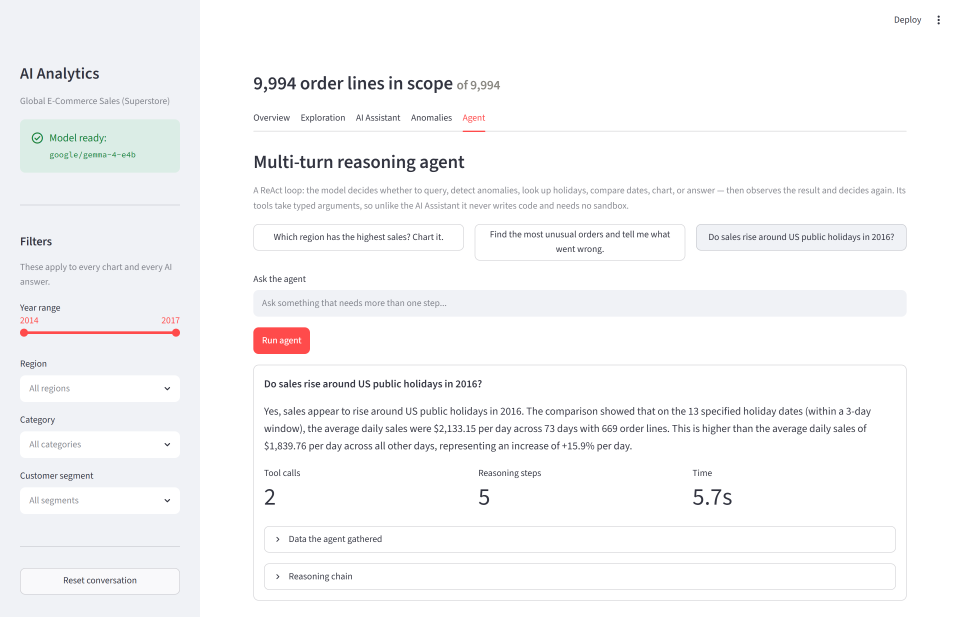
#> input picture report/figures/ui_agent.png, 2880 x 1850 px (shown at 1/3 size)
$ python -i capture_ui.py   (imports and definitions only)
#> lines starting #> are read from the running program, lines starting #| are printed output that depends on the picture; after the words box and inside, x2 and y2 are one past the last pixel; in counts of white or black regions, pixels touching at a corner belong together
"""Screenshot every tab of the running app for the written report (report section 7.1).

The chart figures come from `export_report_assets.py`, which renders Plotly objects
directly and never opens a browser. These are the complement: the actual interface,
with its filter panel, its tabs and its AI answers, which only exists in a browser.

Run:
    1. streamlit run app.py --server.port 8502 --server.headless true
    2. python -m scripts.capture_ui
Output: report/figures/ui_*.png

LM Studio must be running: the AI Assistant and Agent shots wait for a real answer
rather than photographing an empty tab. That is the point - a screenshot of the
interface with no output in it demonstrates nothing.
"""

from __future__ import annotations

import sys
from pathlib import Path

from PIL import Image
from playwright.sync_api import TimeoutError as PWTimeout
from playwright.sync_api import sync_playwright

URL = "http://localhost:8502"
OUT = Path("report/figures")

# 1440 wide: comfortably above the 1280px the brief asks the UI to support, and
# narrow enough that the sidebar and content still read at report scale.
VIEWPORT = {"width": 1440, "height": 1000}

# The model answers in seconds, not milliseconds. These waits are for a real
# answer to land, so they are generous on purpose.
ANSWER_TIMEOUT_MS = 180_000
SETTLE_MS = 2_500

# Breathing room left under the content when the blank page below it is cropped.
PAD_PX = 48


# [16 lines left out: function _wait_idle, not called in this run]


def _trim_dead_space(path: Path) -> tuple[int, int]:
    """Crop the empty page below the content. Returns the (before, after) height.

    Every shot is a fixed 1440x1000 viewport, so a tab whose content ends halfway
    down carries half a page of blank white into the report - and the report has a
    20-page ceiling. Only uniform background rows are removed: the scan starts to
    the right of the sidebar (which is a solid grey column full height, and would
    defeat a whole-row test) and stops at the last row holding anything.
    """
#> called with path = '../report/figures/ui_agent.png'
    image = Image.open(path).convert("RGB")
#> image is the input picture: PIL image 2880x1850 RGB; mean R, G, B 247.5, 247.6, 248.5
    width, height = image.size
#> width = 2880; height = 1850
    content = image.crop((int(width * 0.30), 0, width, height))  # skip the sidebar
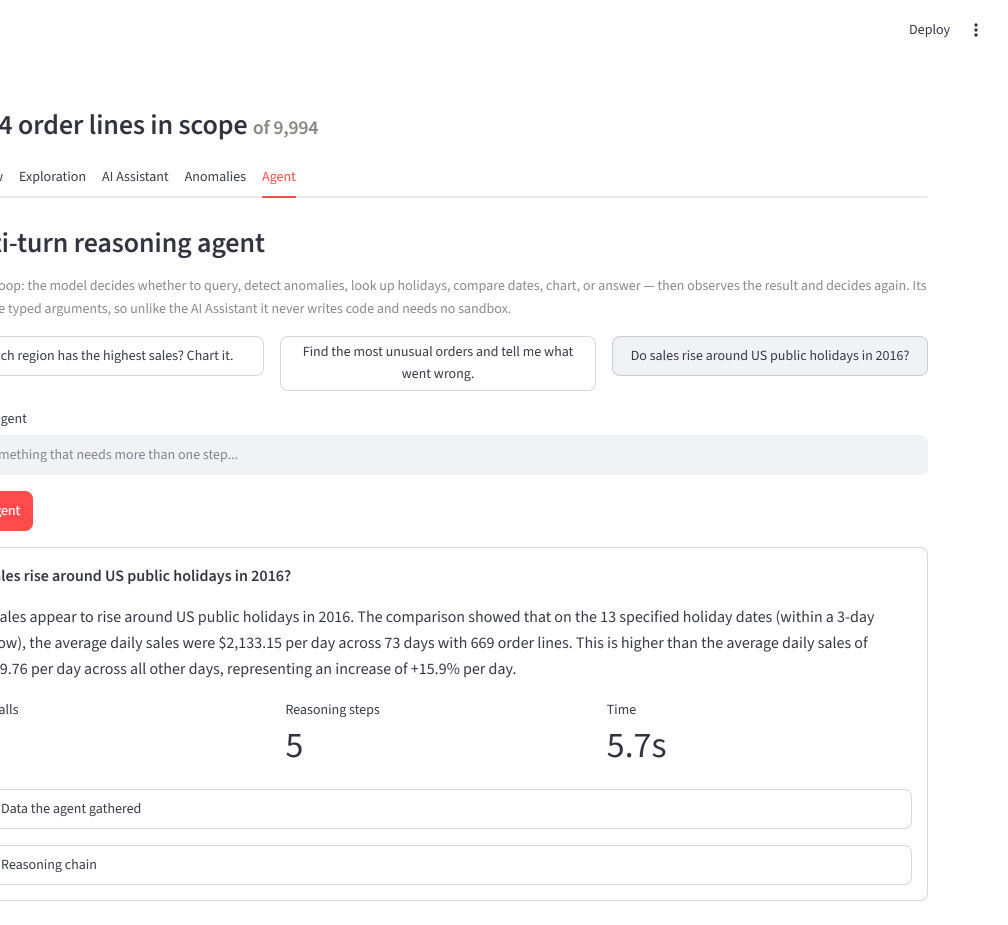
#> content: PIL image 2016x1850 RGB (shown at 1/2 size); mean R, G, B 250, 249.8, 250.3
    grey = content.convert("L")
    # Anything darker than near-white counts as content.
    mask = grey.point(lambda level: 0 if level > 244 else 255, mode="1")
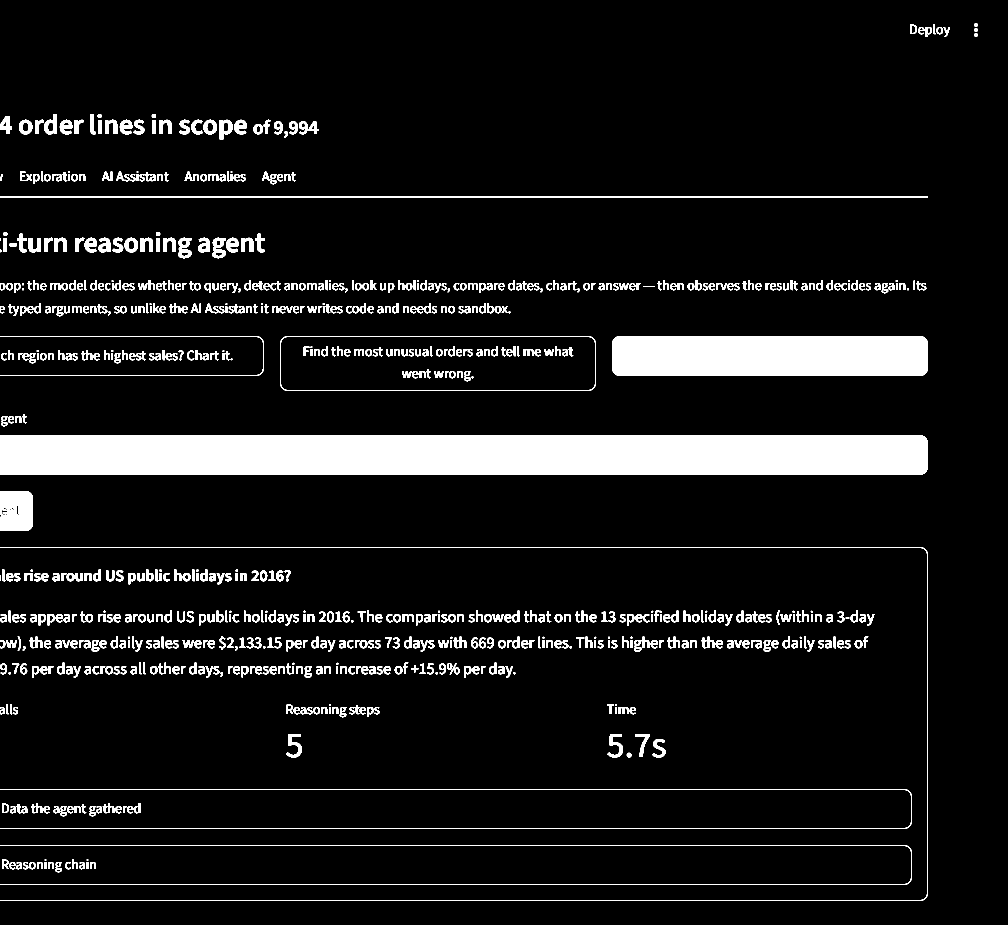
#> mask: PIL image 2016x1850 1 (shown at 1/2 size); 9.2% white; 810 white regions (50 under 20 px), largest, box (x1, y1, x2, y2) and area: (0, 870, 1856, 950) 148362, (1224, 672, 1856, 752) 50360, (0, 1094, 1856, 1802) 8818
    box = mask.getbbox()
#> box = (0, 46, 1956, 1802)
    if box is None:
        return height, height
    last_row = min(height, box[3] + PAD_PX)
#> last_row = 1850
    if last_row >= height:
        return height, height
    image.crop((0, 0, width, last_row)).save(path)
    return height, last_row


# [8 lines left out: function _shot, not called in this run]


def _open_tab(page, label: str) -> None:
    page.get_by_role("tab", name=label).click()
    _wait_idle(page)


# [68 lines left out: functions _try, main, not called in this run]


# [2 lines not run here, left out]

>>> result = _trim_dead_space('../report/figures/ui_agent.png')
#> result = (1850, 1850)

$ run again, on report/figures/ui_exploration.png
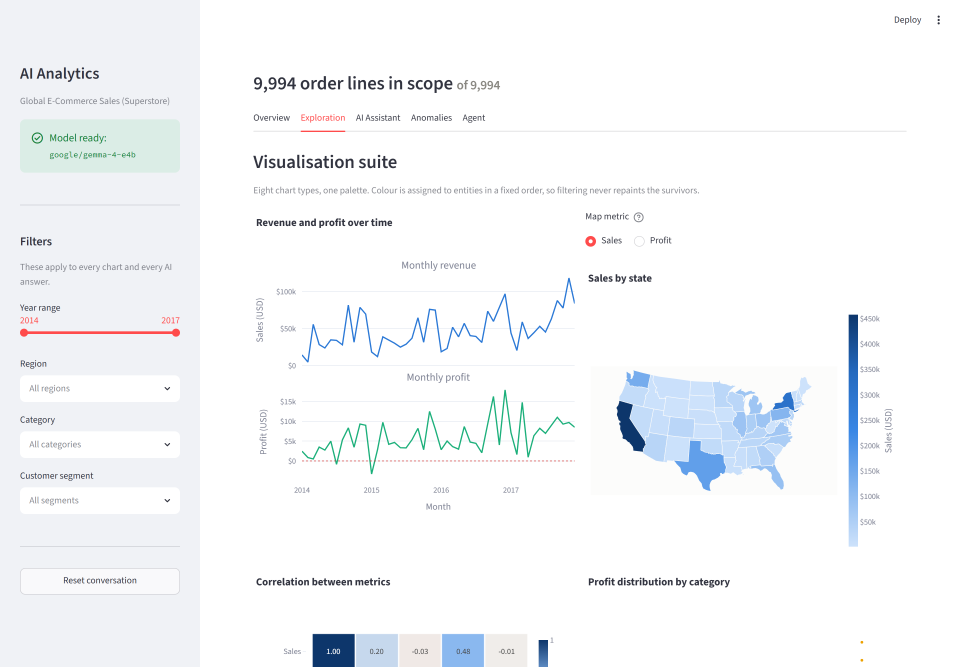
#> input picture report/figures/ui_exploration.png, 2880 x 2000 px (shown at 1/3 size)
#> in _trim_dead_space, image is the input picture: PIL image 2880x2000 RGB; mean R, G, B 245.6, 247.4, 249.5
#> in _trim_dead_space, `grey = content.convert("L")`:
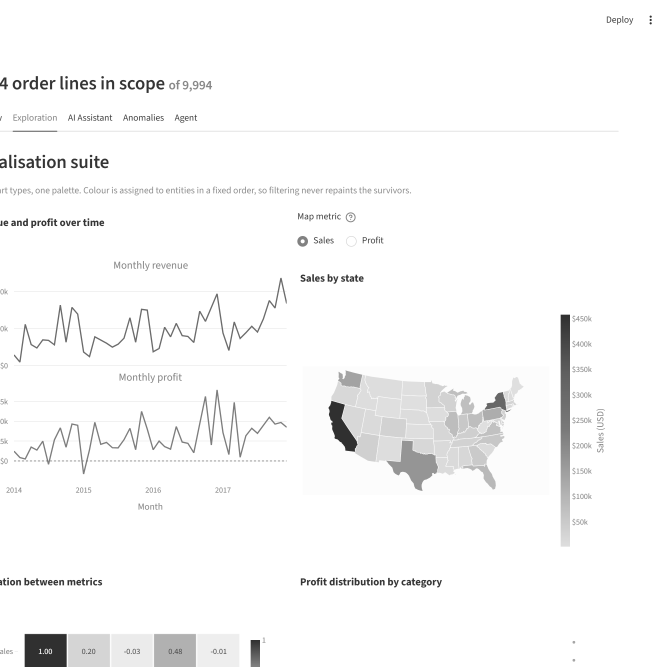
#> grey: PIL image 2016x2000 L (shown at 1/3 size); min 48, max 255, mean 248.6
#> in _trim_dead_space, `mask = grey.point(lambda level: 0 if level > 244 else 255, mode="1")`:
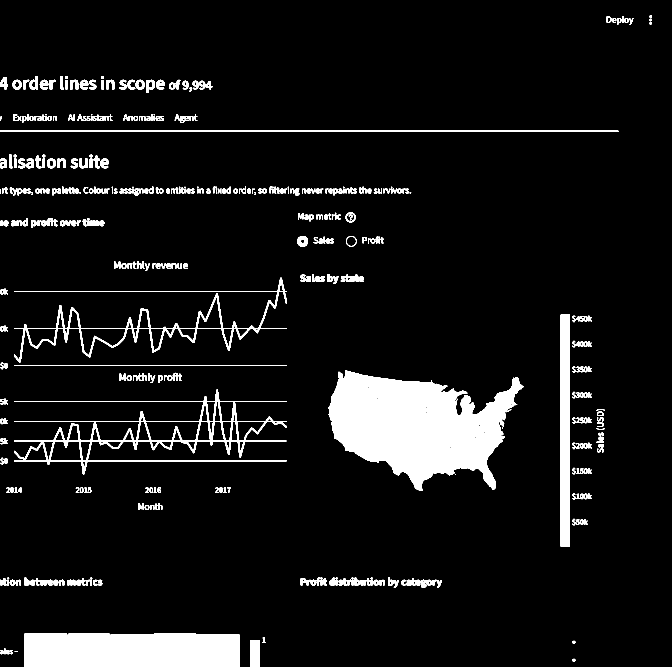
#> mask: PIL image 2016x2000 1 (shown at 1/3 size); 7.6% white; 438 white regions (19 under 20 px), largest, box (x1, y1, x2, y2) and area: (1158, 1141, 1551, 1473) 57405, (985, 1111, 1208, 1386) 31429, (1682, 944, 1710, 1640) 19488
#> box = (0, 46, 1956, 2000)
#> last_row = 2000

$ run again, on report/figures/ui_overview.png
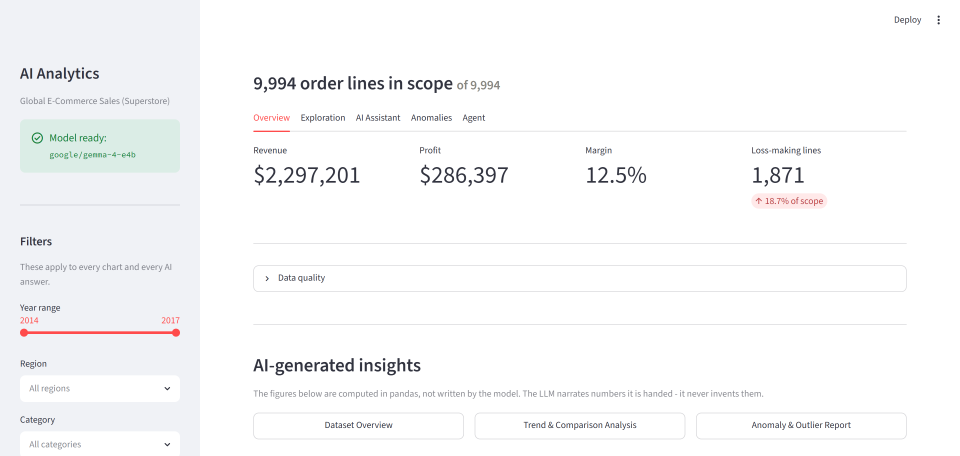
#> input picture report/figures/ui_overview.png, 2880 x 1366 px (shown at 1/3 size)
#> in _trim_dead_space, image is the input picture: PIL image 2880x1366 RGB; mean R, G, B 248.6, 249, 249.7
#> in _trim_dead_space, `content = image.crop((int(width * 0.30), 0, width, height))`:
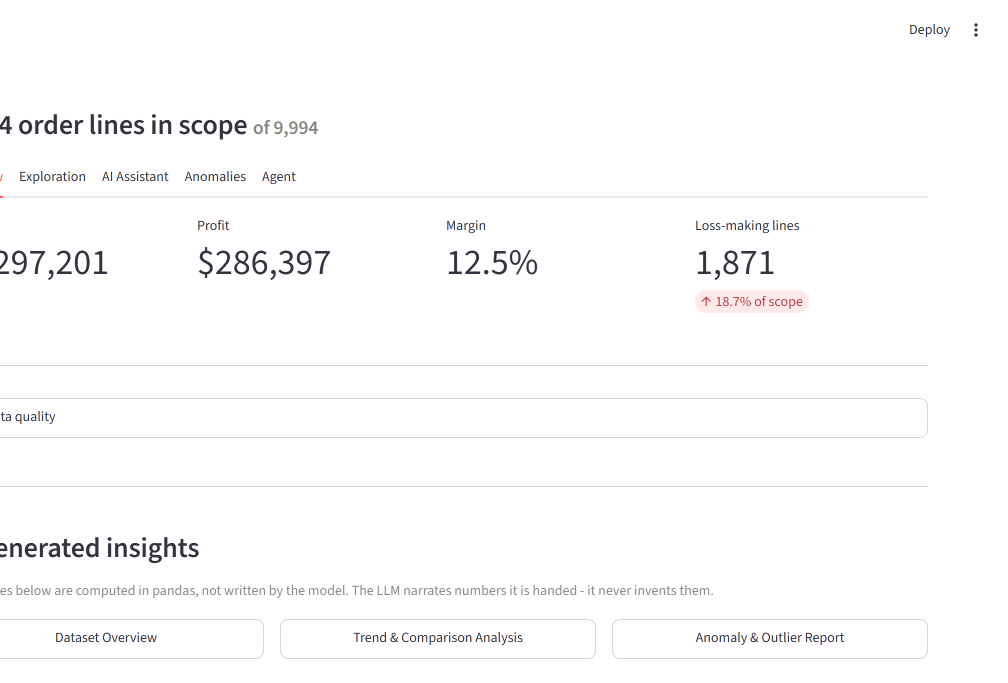
#> content: PIL image 2016x1366 RGB (shown at 1/2 size); mean R, G, B 251.8, 251.7, 251.9
#> in _trim_dead_space, `mask = grey.point(lambda level: 0 if level > 244 else 255, mode="1")`:
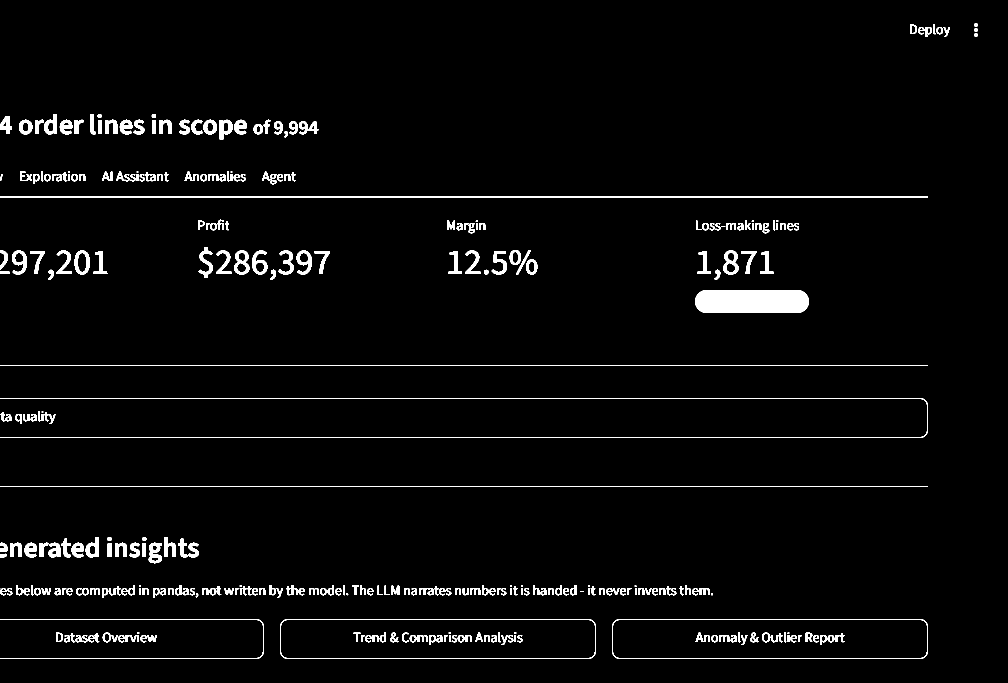
#> mask: PIL image 2016x1366 1 (shown at 1/2 size); 3.4% white; 331 white regions (22 under 20 px), largest, box (x1, y1, x2, y2) and area: (1390, 580, 1618, 626) 10020, (0, 796, 1856, 876) 7562, (0, 392, 1856, 396) 7422
#> box = (0, 46, 1956, 1318)
#> last_row = 1366
